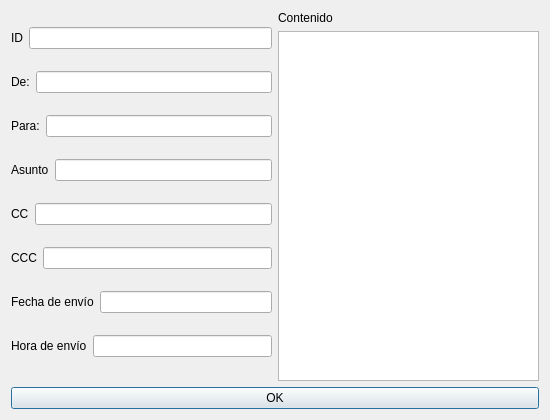
<?xml version="1.0" encoding="UTF-8"?>
<ui version="4.0">
 <class>vistaPrevia</class>
 <widget class="QDialog" name="vistaPrevia">
  <property name="geometry">
   <rect>
    <x>0</x>
    <y>0</y>
    <width>550</width>
    <height>420</height>
   </rect>
  </property>
  <property name="windowTitle">
   <string>Dialog</string>
  </property>
  <layout class="QGridLayout" name="gridLayout">
   <item row="0" column="0">
    <layout class="QVBoxLayout" name="verticalLayout_2">
     <item>
      <layout class="QHBoxLayout" name="horizontalLayout">
       <item>
        <widget class="QLabel" name="idL">
         <property name="text">
          <string>ID</string>
         </property>
         <property name="alignment">
          <set>Qt::AlignLeading|Qt::AlignLeft|Qt::AlignVCenter</set>
         </property>
        </widget>
       </item>
       <item>
        <widget class="QLineEdit" name="idLE">
         <property name="readOnly">
          <bool>true</bool>
         </property>
        </widget>
       </item>
      </layout>
     </item>
     <item>
      <layout class="QHBoxLayout" name="horizontalLayout_2">
       <item>
        <widget class="QLabel" name="remL">
         <property name="text">
          <string>De:</string>
         </property>
        </widget>
       </item>
       <item>
        <widget class="QLineEdit" name="remLE">
         <property name="readOnly">
          <bool>true</bool>
         </property>
        </widget>
       </item>
      </layout>
     </item>
     <item>
      <layout class="QHBoxLayout" name="horizontalLayout_3">
       <item>
        <widget class="QLabel" name="desL">
         <property name="text">
          <string>Para:</string>
         </property>
        </widget>
       </item>
       <item>
        <widget class="QLineEdit" name="desLE">
         <property name="readOnly">
          <bool>true</bool>
         </property>
        </widget>
       </item>
      </layout>
     </item>
     <item>
      <layout class="QHBoxLayout" name="horizontalLayout_4">
       <item>
        <widget class="QLabel" name="asuntoL">
         <property name="text">
          <string>Asunto</string>
         </property>
        </widget>
       </item>
       <item>
        <widget class="QLineEdit" name="asuntoLE">
         <property name="readOnly">
          <bool>true</bool>
         </property>
        </widget>
       </item>
      </layout>
     </item>
     <item>
      <layout class="QHBoxLayout" name="horizontalLayout_5">
       <item>
        <widget class="QLabel" name="CCL">
         <property name="text">
          <string>CC</string>
         </property>
        </widget>
       </item>
       <item>
        <widget class="QLineEdit" name="CCLE">
         <property name="readOnly">
          <bool>true</bool>
         </property>
        </widget>
       </item>
      </layout>
     </item>
     <item>
      <layout class="QHBoxLayout" name="horizontalLayout_8">
       <item>
        <widget class="QLabel" name="CCCL">
         <property name="text">
          <string>CCC</string>
         </property>
        </widget>
       </item>
       <item>
        <widget class="QLineEdit" name="CCCLE">
         <property name="readOnly">
          <bool>true</bool>
         </property>
        </widget>
       </item>
      </layout>
     </item>
     <item>
      <layout class="QHBoxLayout" name="horizontalLayout_6">
       <item>
        <widget class="QLabel" name="fechaL">
         <property name="text">
          <string>Fecha de envío</string>
         </property>
        </widget>
       </item>
       <item>
        <widget class="QLineEdit" name="fechaLE">
         <property name="readOnly">
          <bool>true</bool>
         </property>
        </widget>
       </item>
      </layout>
     </item>
     <item>
      <layout class="QHBoxLayout" name="horizontalLayout_7">
       <item>
        <widget class="QLabel" name="horaL">
         <property name="text">
          <string>Hora de envío</string>
         </property>
        </widget>
       </item>
       <item>
        <widget class="QLineEdit" name="horaLE">
         <property name="readOnly">
          <bool>true</bool>
         </property>
        </widget>
       </item>
      </layout>
     </item>
    </layout>
   </item>
   <item row="0" column="1">
    <layout class="QVBoxLayout" name="verticalLayout">
     <item>
      <widget class="QLabel" name="contenidoL">
       <property name="text">
        <string>Contenido</string>
       </property>
      </widget>
     </item>
     <item>
      <widget class="QTextBrowser" name="contenidoLE">
       <property name="enabled">
        <bool>true</bool>
       </property>
       <property name="sizePolicy">
        <sizepolicy hsizetype="Expanding" vsizetype="Expanding">
         <horstretch>0</horstretch>
         <verstretch>100</verstretch>
        </sizepolicy>
       </property>
      </widget>
     </item>
    </layout>
   </item>
   <item row="1" column="0" colspan="2">
    <widget class="QPushButton" name="okPB">
     <property name="text">
      <string>OK</string>
     </property>
    </widget>
   </item>
  </layout>
 </widget>
 <resources/>
 <connections>
  <connection>
   <sender>okPB</sender>
   <signal>clicked()</signal>
   <receiver>vistaPrevia</receiver>
   <slot>close()</slot>
   <hints>
    <hint type="sourcelabel">
     <x>292</x>
     <y>396</y>
    </hint>
    <hint type="destinationlabel">
     <x>274</x>
     <y>369</y>
    </hint>
   </hints>
  </connection>
 </connections>
</ui>
